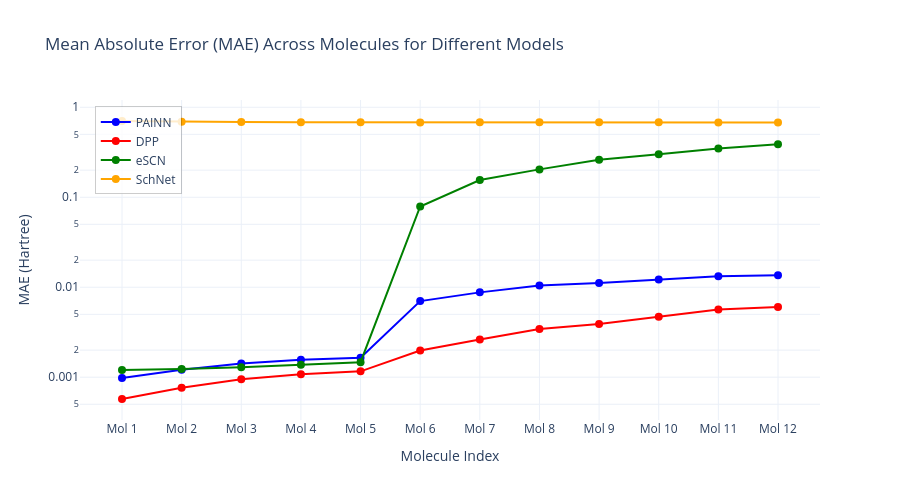

Source (notebook cell):
### Code cell
# Create MAE plot
fig_mae = go.Figure()

# Color palette for different models
colors = ['blue', 'red', 'green', 'orange', 'purple']
model_colors = {model: colors[i] for i, model in enumerate(df['Model'].unique())}

# Add traces for each model
for model in df['Model'].unique():
    model_data = df[df['Model'] == model]
    
    # Skip models with all NaN values (like SchNet with zero predictions)
    if not model_data['MAE'].isna().all():
        fig_mae.add_trace(go.Scatter(
            x=model_data['Molecule'],  # Use molecule symbols instead of indices
            y=model_data['MAE'],
            mode='markers+lines',
            name=model,
            line=dict(color=model_colors[model]),
            marker=dict(size=8, color=model_colors[model])
        ))

# Calculate proper Y-axis range from actual data (using df for original data)
y_min_mae = df['MAE'].min() * 0.9  # Add 10% padding below
y_max_mae = df['MAE'].max() * 1.1  # Add 10% padding above

# Update layout for MAE plot
fig_mae.update_layout(
    title="Mean Absolute Error (MAE) Across Molecules for Different Models",
    xaxis_title="Molecule",
    yaxis_title="MAE (eV)",
    template="plotly_white",
    font=dict(size=12),
    legend=dict(
        x=0.02,
        y=0.98,
        xanchor='left',
        yanchor='top',
        bgcolor='rgba(255, 255, 255, 0.8)',
        bordercolor='rgba(0, 0, 0, 0.2)',
        borderwidth=1
    ),
    width=900,
    height=500
)

# Rotate x-axis labels for better readability
fig_mae.update_xaxes(tickangle=45)

# Set y-axis to linear scale with proper range and formatting
fig_mae.update_yaxes(
    range=[y_min_mae, y_max_mae],
    tickformat=".6f"  # Show 6 decimal places to avoid scientific notation
)

fig_mae.show()

### Figure 1 — Plotly figure (JSON) as saved in the notebook; plotly's stock layout.template omitted (floating-point values rounded to 4 significant figures)
{"data": [{"line": {"color": "blue"}, "marker": {"color": "blue", "size": 8}, "mode": "markers+lines", "name": "PAINN", "type": "scatter", "x": [1, 2, 3, 4, 5, 6, 7, 8, 9, 10, 11, 12], "y": [0.0009793, 0.001212, 0.001416, 0.001559, 0.001643, 0.007013, 0.008766, 0.01048, 0.01117, 0.01221, 0.01329, 0.01357]}, {"line": {"color": "red"}, "marker": {"color": "red", "size": 8}, "mode": "markers+lines", "name": "DPP", "type": "scatter", "x": [1, 2, 3, 4, 5, 6, 7, 8, 9, 10, 11, 12], "y": [0.0005726, 0.0007633, 0.000947, 0.001077, 0.001161, 0.00198, 0.002619, 0.003435, 0.003897, 0.00471, 0.005648, 0.006013]}, {"line": {"color": "green"}, "marker": {"color": "green", "size": 8}, "mode": "markers+lines", "name": "eSCN", "type": "scatter", "x": [1, 2, 3, 4, 5, 6, 7, 8, 9, 10, 11, 12], "y": [0.001202, 0.001232, 0.001289, 0.001372, 0.001468, 0.07894, 0.1555, 0.204, 0.2605, 0.3001, 0.3474, 0.3871]}, {"line": {"color": "orange"}, "marker": {"color": "orange", "size": 8}, "mode": "markers+lines", "name": "SchNet", "type": "scatter", "x": [1, 2, 3, 4, 5, 6, 7, 8, 9, 10, 11, 12], "y": [0.7036, 0.6897, 0.6855, 0.6835, 0.6818, 0.6792, 0.6826, 0.6808, 0.6825, 0.6803, 0.6769, 0.6779]}], "layout": {"font": {"size": 12}, "height": 500, "legend": {"bgcolor": "rgba(255, 255, 255, 0.8)", "bordercolor": "rgba(0, 0, 0, 0.2)", "borderwidth": 1, "x": 0.02, "xanchor": "left", "y": 0.98, "yanchor": "top"}, "title": {"text": "Mean Absolute Error (MAE) Across Molecules for Different Models"}, "width": 900, "xaxis": {"tickmode": "array", "ticktext": ["Mol 1", "Mol 2", "Mol 3", "Mol 4", "Mol 5", "Mol 6", "Mol 7", "Mol 8", "Mol 9", "Mol 10", "Mol 11", "Mol 12"], "tickvals": [1, 2, 3, 4, 5, 6, 7, 8, 9, 10, 11, 12], "title": {"text": "Molecule Index"}}, "yaxis": {"title": {"text": "MAE (Hartree)"}, "type": "log"}}}
